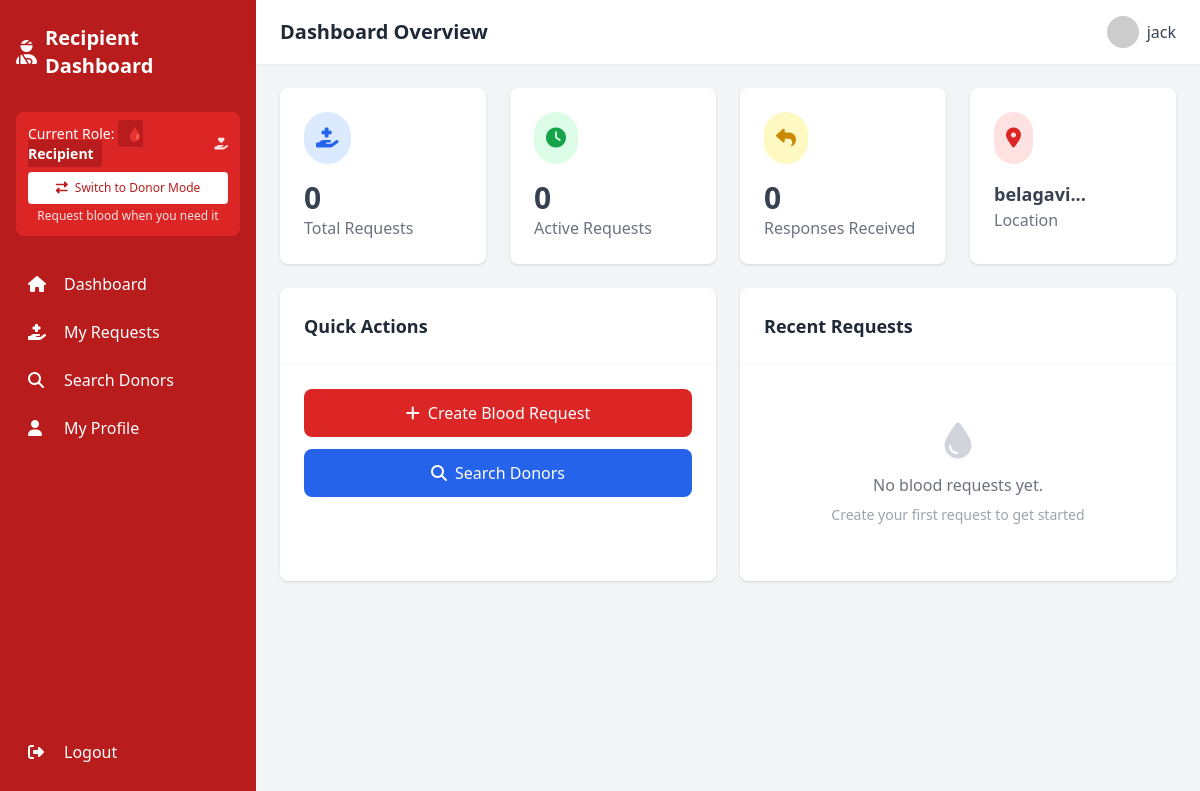
Before: /receiver-dashboard (signed in) with the older database file.
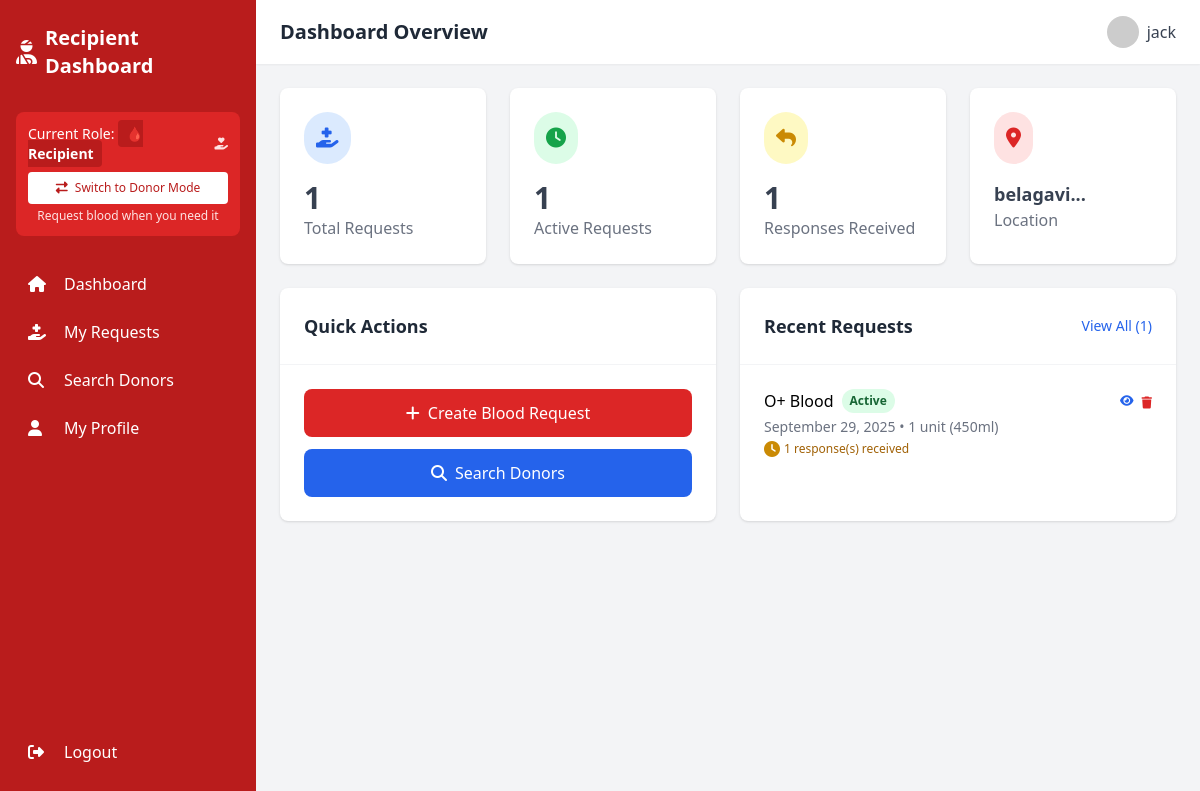
After: the same page with the newer database file.
### app.py (models this page shows)
class Receiver(db.Model):
    id = db.Column(db.Integer, primary_key=True)
    name = db.Column(db.String(100), nullable=False)
    email = db.Column(db.String(100), unique=True, nullable=False)
    password = db.Column(db.String(200), nullable=False)
    location = db.Column(db.String(200), nullable=False)
    contact = db.Column(db.String(20), nullable=False)
    latitude = db.Column(db.Float, nullable=True)
    longitude = db.Column(db.Float, nullable=True)
    geocoded = db.Column(db.Boolean, default=False)
    last_geocoded = db.Column(db.DateTime, nullable=True)

class BloodRequest(db.Model):
    id = db.Column(db.Integer, primary_key=True)
    receiver_id = db.Column(db.Integer, db.ForeignKey('receiver.id'), nullable=False)
    blood_group_needed = db.Column(db.String(5), nullable=False)
    quantity_needed = db.Column(db.String(20), nullable=False)
    urgency = db.Column(db.String(20), nullable=False, default='Normal')  # Critical, High, Normal, Low
    hospital_name = db.Column(db.String(200), nullable=False)
    hospital_location = db.Column(db.String(200), nullable=False)
    request_date = db.Column(db.DateTime, nullable=False, default=db.func.current_timestamp())
    needed_by_date = db.Column(db.DateTime, nullable=False)
    status = db.Column(db.String(20), nullable=False, default='Active')  # Active, Fulfilled, Cancelled, Expired
    contact_person = db.Column(db.String(100), nullable=False)
    contact_number = db.Column(db.String(20), nullable=False)
    additional_notes = db.Column(db.Text)
    requesting_for = db.Column(db.String(20), nullable=False, default='myself')  # 'myself' or 'someone_else'
    patient_name = db.Column(db.String(100))  # Only filled when requesting_for = 'someone_else'
    patient_relation = db.Column(db.String(50))  # Only filled when requesting_for = 'someone_else'
    receiver = db.relationship('Receiver', backref=db.backref('blood_requests', lazy=True))

### app.py (the view)
@app.route('/receiver-dashboard')
def receiver_dashboard():
    if session.get('role') != 'receiver':
        return redirect('/')
    receiver = db.session.get(Receiver, session['user_id'])
    if not receiver:
        return redirect('/logout')
    blood_requests = BloodRequest.query.filter_by(receiver_id=receiver.id).order_by(BloodRequest.request_date.desc()).all()
    request_responses = []
    for request in blood_requests:
        responses = DonationResponse.query.filter_by(request_id=request.id).all()
        request_responses.extend(responses)
    active_requests = len([r for r in blood_requests if r.status == 'Active'])
    total_requests = len(blood_requests)
    received_responses = len(request_responses)
    return render_template('receiver_dashboard.html',
                         receiver=receiver,
                         blood_requests=blood_requests,
                         request_responses=request_responses,
                         active_requests=active_requests,
                         total_requests=total_requests,
                         received_responses=received_responses)

### templates/receiver_dashboard.html (shortened to what this page needs)
<!DOCTYPE html>
<html lang="en">
  <head>
    <script src="https://cdn.tailwindcss.com"></script>
    <link
      rel="stylesheet"
      href="https://cdnjs.cloudflare.com/ajax/libs/font-awesome/6.4.0/css/all.min.css"
    />
  </head>
  <body class="bg-gray-100">
    <div class="min-h-screen flex">
      <div class="bg-red-700 text-white w-64 py-6 px-4 flex flex-col">
        <div class="flex items-center mb-8">
          <i class="fas fa-user-injured text-2xl mr-2"></i>
          <h1 class="text-xl font-bold">Recipient Dashboard</h1>
        </div>
        <div class="mb-6 p-3 bg-red-600 rounded-lg">
          <div class="flex items-center justify-between mb-2">
            <p class="text-sm">
              Current Role:
              <span
                class="font-semibold text-white bg-red-700 px-2 py-1 rounded"
                >🩸 Recipient</span
              >
            </p>
            <div class="text-xs text-red-100">
              <i class="fas fa-hand-holding-heart"></i>
            </div>
          </div>
          <form method="POST" action="/switch-role" class="inline w-full">
            <button
              type="submit"
              class="w-full text-xs bg-white text-red-700 px-3 py-2 rounded hover:bg-gray-100 transition-colors font-medium"
              title="Switch to donor mode to help others in need"
            >
              <i class="fas fa-exchange-alt mr-1"></i> Switch to Donor Mode
            </button>
          </form>
          <p class="text-xs text-red-100 mt-1 text-center">
            Request blood when you need it
          </p>
        </div>
        <nav class="flex-1">
          <a
            href="#dashboard-section"
            class="flex items-center space-x-3 p-3 rounded hover:bg-red-600 transition-colors"
            onclick="showSection('dashboard-section')"
          >
            <i class="fas fa-home w-6"></i>
            <span>Dashboard</span>
          </a>
          <a
            href="#requests-section"
            class="flex items-center space-x-3 p-3 rounded hover:bg-red-600 transition-colors"
            onclick="showSection('requests-section')"
          >
            <i class="fas fa-hand-holding-medical w-6"></i>
            <span>My Requests</span>
          </a>
          <a
            href="#search-section"
            class="flex items-center space-x-3 p-3 rounded hover:bg-red-600 transition-colors"
            onclick="showSection('search-section')"
          >
            <i class="fas fa-search w-6"></i>
            <span>Search Donors</span>
          </a>
          <a
            href="#profile-section"
            class="flex items-center space-x-3 p-3 rounded hover:bg-red-600 transition-colors"
            onclick="showSection('profile-section')"
          >
            <i class="fas fa-user w-6"></i>
            <span>My Profile</span>
          </a>
        </nav>
        <div class="pt-6">
          <a
            href="/logout"
            class="flex items-center space-x-3 p-3 rounded hover:bg-red-600 transition-colors"
          >
            <i class="fas fa-sign-out-alt w-6"></i>
            <span>Logout</span>
          </a>
        </div>
      </div>
      <div class="flex-1">
        <header class="bg-white shadow-sm">
          <div class="flex items-center justify-between px-6 py-4">
            <h2 class="text-xl font-semibold text-gray-800" id="page-title">
              Dashboard Overview
            </h2>
            <div class="flex items-center space-x-4">
              <div class="flex items-center space-x-2">
                <img
                  src="https://ui-avatars.com/api/?name={{ receiver.name }}&background=random"
                  alt="{{ receiver.name }}"
                  class="w-8 h-8 rounded-full"
                />
                <span class="text-gray-700">{{ receiver.name }}</span>
              </div>
            </div>
          </div>
        </header>
        <main class="p-6">
          <div id="dashboard-section" class="section">
            <div
              class="grid grid-cols-1 md:grid-cols-2 lg:grid-cols-4 gap-6 mb-6"
            >
              <div class="bg-white rounded-lg shadow p-6">
                <div class="flex items-center justify-between mb-4">
                  <div class="bg-blue-100 rounded-full p-3">
                    <i
                      class="fas fa-hand-holding-medical text-blue-600 text-xl"
                    ></i>
                  </div>
                </div>
                <h3 class="text-3xl font-bold text-gray-700">
                  {{ total_requests }}
                </h3>
                <p class="text-gray-500">Total Requests</p>
              </div>
              <div class="bg-white rounded-lg shadow p-6">
                <div class="flex items-center justify-between mb-4">
                  <div class="bg-green-100 rounded-full p-3">
                    <i class="fas fa-clock text-green-600 text-xl"></i>
                  </div>
                </div>
                <h3 class="text-3xl font-bold text-gray-700">
                  {{ active_requests }}
                </h3>
                <p class="text-gray-500">Active Requests</p>
              </div>
              <div class="bg-white rounded-lg shadow p-6">
                <div class="flex items-center justify-between mb-4">
                  <div class="bg-yellow-100 rounded-full p-3">
                    <i class="fas fa-reply text-yellow-600 text-xl"></i>
                  </div>
                </div>
                <h3 class="text-3xl font-bold text-gray-700">
                  {{ received_responses }}
                </h3>
                <p class="text-gray-500">Responses Received</p>
              </div>
              <div class="bg-white rounded-lg shadow p-6">
                <div class="flex items-center justify-between mb-4">
                  <div class="bg-red-100 rounded-full p-3">
                    <i class="fas fa-map-marker-alt text-red-600 text-xl"></i>
                  </div>
                </div>
                <h3 class="text-lg font-bold text-gray-700">
                  {{ receiver.location[:10] }}...
                </h3>
                <p class="text-gray-500">Location</p>
              </div>
            </div>
            <div class="grid grid-cols-1 lg:grid-cols-2 gap-6">
              <div class="bg-white rounded-lg shadow">
                <div class="p-6 border-b border-gray-100">
                  <h3 class="text-lg font-semibold text-gray-800">
                    Quick Actions
                  </h3>
                </div>
                <div class="p-6">
                  <a
                    href="/create-request"
                    class="block w-full bg-red-600 text-white text-center py-3 px-4 rounded-lg hover:bg-red-700 transition-colors mb-3"
                  >
                    <i class="fas fa-plus mr-2"></i>Create Blood Request
                  </a>
                  <a
                    href="#search-section"
                    onclick="showSection('search-section')"
                    class="block w-full bg-blue-600 text-white text-center py-3 px-4 rounded-lg hover:bg-blue-700 transition-colors"
                  >
                    <i class="fas fa-search mr-2"></i>Search Donors
                  </a>
                </div>
              </div>
              <div class="bg-white rounded-lg shadow">
                <div class="p-6 border-b border-gray-100">
                  <div class="flex justify-between items-center">
                    <h3 class="text-lg font-semibold text-gray-800">
                      Recent Requests
                    </h3>
                    {% if blood_requests %}
                    <a
                      href="#requests-section"
                      onclick="showSection('requests-section')"
                      class="text-sm text-blue-600 hover:text-blue-800 font-medium"
                    >
                      View All ({{ blood_requests|length }})
                    </a>
                    {% endif %}
                  </div>
                </div>
                <div class="p-6">
                  {% if blood_requests[:3] %} {% for request in
                  blood_requests[:3] %}
                  <div
                    class="border-b last:border-b-0 pb-4 last:pb-0 mb-4 last:mb-0"
                  >
                    <div class="flex justify-between items-start">
                      <div class="flex-1">
                        <div class="flex items-center gap-2 mb-1">
                          <p class="font-medium">
                            {{ request.blood_group_needed }} Blood
                          </p>
                          <span
                            class="px-2 py-1 text-xs font-semibold {{ 'text-green-800 bg-green-100' if request.status == 'Active' else 'text-gray-800 bg-gray-100' }} rounded-full"
                          >
                            {{ request.status }}
                          </span>
                        </div>
                        <p class="text-sm text-gray-500 mb-1">
                          {{ request.request_date.strftime('%B %d, %Y') }} • {{
                          request.quantity_needed }}
                        </p>
                        selectattr("status", "equalto", "Accepted") | list %} {%
                        set confirmed_responses = request.responses |
                        selectattr("status", "equalto", "Confirmed") | list %}
                        {% set total_responses = request.responses | list %} {%
                        if confirmed_responses %}
                        <div class="flex items-center mt-1">
                          <i
                            class="fas fa-check-circle text-green-600 mr-1"
                          ></i>
                          <span class="text-xs text-green-700 font-medium">
                            ✓ Confirmed with {{
                            confirmed_responses[0].donor.name }}
                          </span>
                        </div>
                        {% elif total_responses %}
                        <div class="flex items-center mt-1">
                          <i class="fas fa-clock text-yellow-600 mr-1"></i>
                          <span class="text-xs text-yellow-700">
                            {{ total_responses|length }} response(s) received
                          </span>
                        </div>
                        {% endif %}
                      </div>
                      <div class="flex items-center space-x-2 ml-4">
                        <a
                          href="/view-request/{{ request.id }}"
                          class="text-blue-600 hover:text-blue-800 text-xs"
                        >
                          <i class="fas fa-eye"></i>
                        </a>
                        <form
                          method="POST"
                          action="/delete-request/{{ request.id }}"
                          onsubmit="return confirm('Delete this request?')"
                          class="inline"
                        >
                          <button
                            type="submit"
                            class="text-red-600 hover:text-red-800 text-xs"
                          >
                            <i class="fas fa-trash"></i>
                          </button>
                        </form>
                      </div>
                    </div>
                  </div>
                  {% endfor %} {% else %}
                  <div class="text-center py-8">
                    <i class="fas fa-droplet text-4xl text-gray-300 mb-3"></i>
                    <p class="text-gray-500 mb-2">No blood requests yet.</p>
                    <p class="text-sm text-gray-400">
                      Create your first request to get started
                    </p>
                  </div>
                  {% endif %}
                </div>
              </div>
            </div>
          </div>
        </main>
      </div>
    </div>
  </body>
</html>

Changed rows visible on the page:
added BloodRequest: blood_group_needed "O+", status "Active", request_date "September 29, 2025", quantity_needed "1 unit (450ml)", total_responses "1"
Other visible differences:
{{ total_requests }}: "0" → "1"
{{ active_requests }}: "0" → "1"
{{ received_responses }}: "0" → "1"
{{ blood_requests|length }}: (not shown) → "1"
text no longer shown: "No blood requests yet. Create your first request to get started"
text now shown: "View All ( )"
